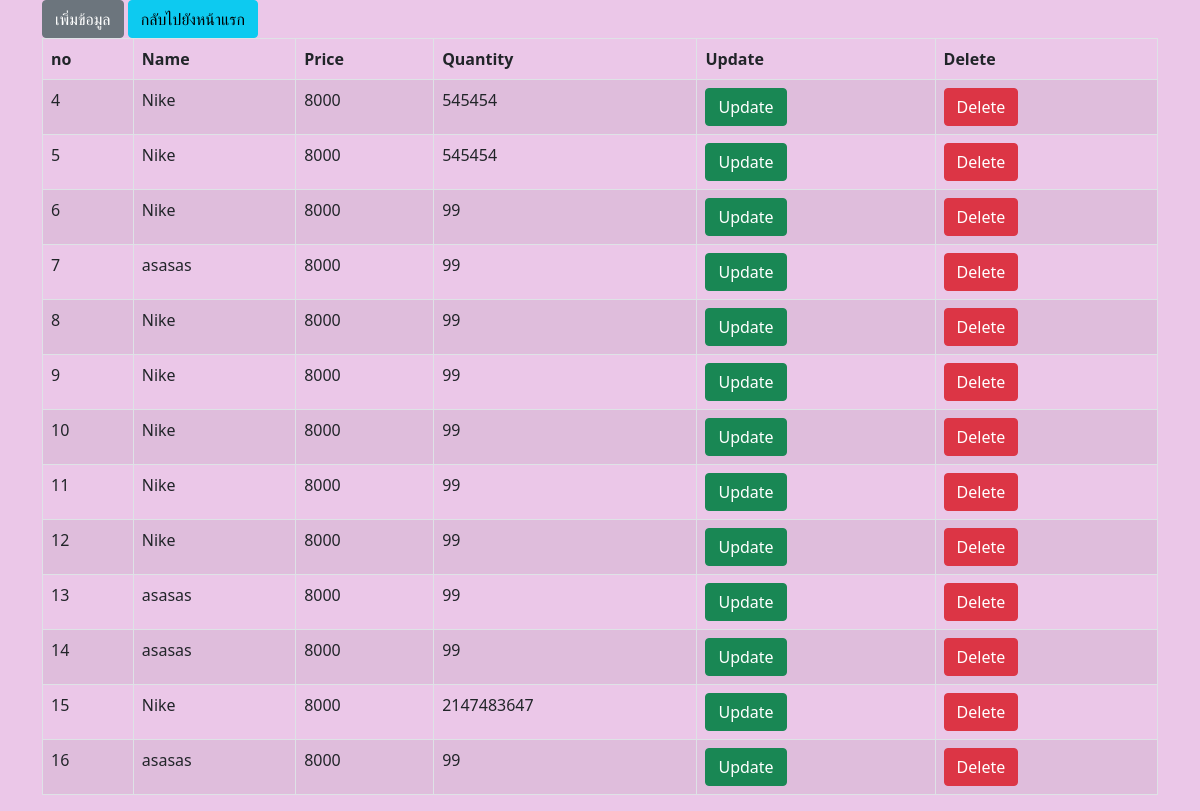
Screenshot of /Product_form.php (signed in) with the database file from the repository.
### tables this page shows
CREATE TABLE `tbl_product` (
  `p_no` int(11) NOT NULL,
  `P_Name` varchar(100) NOT NULL,
  `P_Price` int(11) NOT NULL,
  `P_Quantity` int(11) NOT NULL
);

### Product_form.php (the view, shortened to what this page needs)
<!DOCTYPE html>
<html lang="en">
<head>
    <link rel="stylesheet" href="https://stackpath.bootstrapcdn.com/bootstrap/5.0.0-alpha1/css/bootstrap.min.css">
</head>
<body>
<div class="container">
        <a href="ins_Product_form.php" class="btn btn-secondary">เพิ่มข้อมูล</a>
        <a href="index.php" class="btn btn-info">กลับไปยังหน้าแรก</a>
<table id="mytable" class="table table-bordered table-striped">
        <thead>
<tr>
<th>no</th>
<th>Name</th>
<th>Price</th>
<th>Quantity</th>
<th>Update</th>
<th>Delete</th>
</tr>
</thead>
<tbody>
<?php
include('connection.php');
$sql = "SELECT * FROM tbl_product";
$result = $conn->query($sql);
if ($result->num_rows > 0) {
while($row = $result->fetch_assoc())
{
echo '<tr>';
echo '<td>'. $row['p_no'] . '</td>';
echo '<td>'. $row['P_Name'] . '</td>';
echo '<td>'. $row['P_Price'] . '</td>';
echo '<td>'. $row['P_Quantity'] . '</td>';
echo '<td><a role="button" href="update_Product_form.php?p_no='.$row['p_no'].'"class="btn btn-success">Update</a></td>';
echo '<td><a role="delete" href="delete_Product.php?p_no='.$row['p_no'].'"class="btn btn-danger">Delete</a></td>';
echo '</tr>';
}
} else {
echo " ";
}
?>
</tbody>
</table>
</div>
</body>
</html>

### Product_form.php (style rules this page uses)
body { background-color: #EBC7E8; }

### rows the page displays
tbl_product: p_no "4", P_Name "Nike", P_Price "8000", P_Quantity "545454"
tbl_product: p_no "5", P_Name "Nike", P_Price "8000", P_Quantity "545454"
tbl_product: p_no "6", P_Name "Nike", P_Price "8000", P_Quantity "99"
tbl_product: p_no "7", P_Name "asasas", P_Price "8000", P_Quantity "99"
tbl_product: p_no "8", P_Name "Nike", P_Price "8000", P_Quantity "99"
tbl_product: p_no "9", P_Name "Nike", P_Price "8000", P_Quantity "99"
tbl_product: p_no "10", P_Name "Nike", P_Price "8000", P_Quantity "99"
tbl_product: p_no "11", P_Name "Nike", P_Price "8000", P_Quantity "99"
tbl_product: p_no "12", P_Name "Nike", P_Price "8000", P_Quantity "99"
tbl_product: p_no "13", P_Name "asasas", P_Price "8000", P_Quantity "99"
tbl_product: p_no "14", P_Name "asasas", P_Price "8000", P_Quantity "99"
tbl_product: p_no "15", P_Name "Nike", P_Price "8000", P_Quantity "2147483647"
tbl_product: p_no "16", P_Name "asasas", P_Price "8000", P_Quantity "99"
